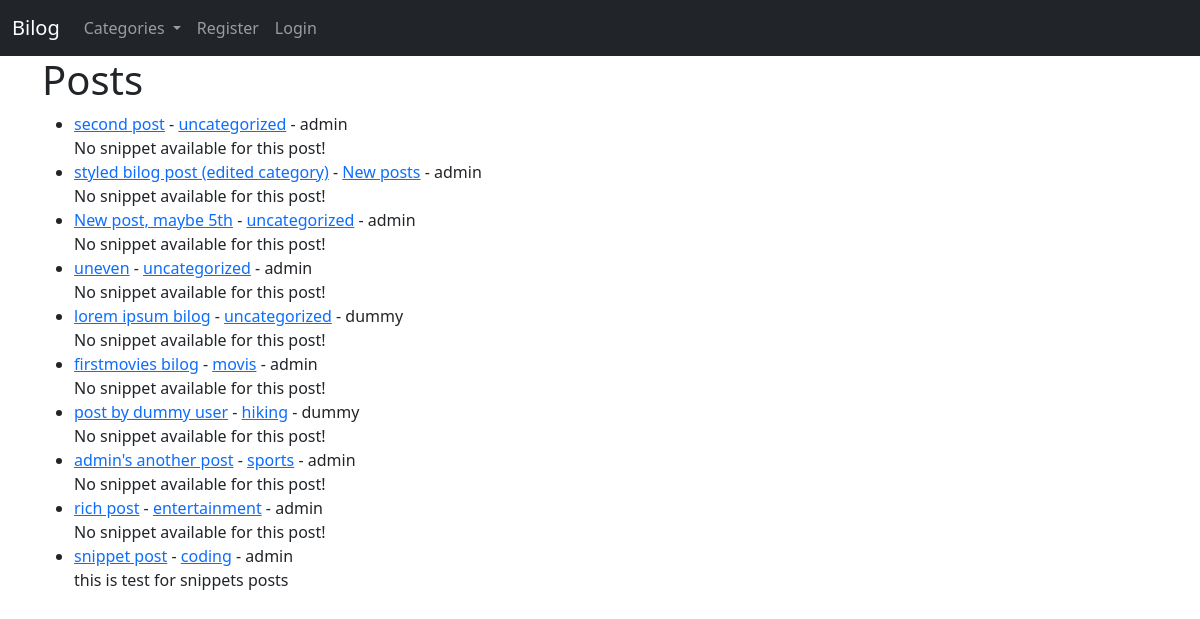
The page / on the database its author committed.
### thebilog/models.py (models this page shows, shortened)
class Post(models.Model):
    title = models.CharField(max_length=255)
    title_tag = models.CharField(max_length=255)
    author = models.ForeignKey(User, on_delete=models.CASCADE)
    body = RichTextField(blank=True, null=True)
    post_date = models.DateField(auto_now_add=True)
    category = models.CharField(max_length=255, default="uncategorized")
    snippet = models.CharField(max_length=255)
    likes = models.ManyToManyField(User, related_name='blog_post')

### thebilog/views.py (the view)
# urls.py: path('', HomeView.as_view(), name='home'),
class HomeView(ListView):
    model = Post
    template_name = 'home.html'
    ordering = ['post_date']
    def get_context_data(self, *args, **kwargs):
        cat_menu = Category.objects.all()
        context = super(HomeView, self).get_context_data( *args, **kwargs)
        context["cat_menu"] = cat_menu
        return context

### thebilog/models.py (called while the page is built)
    def __str__(self):
        return self.name

### thebilog/templates/home.html (shortened to what this page needs)
{% extends 'base.html' %}
{% block content %}
    <h1>Posts</h1>
    <ul>
    {% for post in object_list %}
        <li>
            <a href="{% url 'article-detail' post.pk %}">{{ post.title }}</a>
            - <a href="{% url 'category' post.category|slugify %}">{{ post.category }}</a>
            - {{ post.author }}
                <br/>
            {{ post.snippet }}
        </li>
    {% endfor %}
    </ul>
{% endblock %}

### thebilog/templates/base.html (shortened to what this page needs)
<!doctype html>
<html lang="en">
<head>
    <link href="https://cdn.jsdelivr.net/npm/bootstrap@5.0.0-beta1/dist/css/bootstrap.min.css" rel="stylesheet"
>
</head>
<body>
    <nav class="navbar navbar-expand-lg navbar-dark bg-dark">
        <div class="container-fluid">
            <a class="navbar-brand" href="{% url 'home' %}">Bilog</a>
            <div class="collapse navbar-collapse" id="navbarSupportedContent">
                <ul class="navbar-nav me-auto mb-2 mb-lg-0">
                    {% if cat_menu %}
                        <li class="nav-item dropdown">
                            <a class="nav-link dropdown-toggle" href="#" id="navbarDropdown" role="button"
                                data-bs-toggle="dropdown" aria-expanded="false">
                                Categories
                            </a>
                        </li>
                    {% else %}
                        <li class="nav-item">
                            <a class="nav-link" href="{% url 'category-list' %}">Categories</a>
                        </li>
                    {% endif %}
                    {% if user.is_authenticated %}
                    <li class="nav-item">
                        <a class="nav-link" href="{% url 'add-post' %}">Add Bilog</a>
                    </li>
                    <li class="nav-item">
                        <a class="nav-link" href="{% url 'add-category' %}">Add Category</a>
                    </li>
                    <li class="nav-item">
                        <a class="nav-link" href="{% url 'logout' %}">Logout</a>
                    </li>
                    <li class="nav-item">
                        <a class="nav-link" href="{% url 'edit-profile' %}">Edit Profile</a>
                    </li>
                    {% else %}
                    <li class="nav-item">
                        <a class="nav-link" href="{% url 'register' %}">Register</a>
                    </li>
                    <li class="nav-item">
                        <a class="nav-link" href="{% url 'login' %}">Login</a>
                    </li>
                    {% endif %}
                </ul>
            </div>
        </div>
    </nav>
    <div class="container">
        {% block content %}
        {% endblock %}
    </div>
</body>
</html>

### rows shown on the page
Post: title "second post", category "uncategorized", author "admin", snippet "No snippet available for this post!"
Post: title "styled bilog post (edited category)", category "New posts", author "admin", snippet "No snippet available for this post!"
Post: title "New post, maybe 5th", category "uncategorized", author "admin", snippet "No snippet available for this post!"
Post: title "uneven", category "uncategorized", author "admin", snippet "No snippet available for this post!"
Post: title "lorem ipsum bilog", category "uncategorized", author "dummy", snippet "No snippet available for this post!"
Post: title "firstmovies bilog", category "movis", author "admin", snippet "No snippet available for this post!"
Post: title "post by dummy user", category "hiking", author "dummy", snippet "No snippet available for this post!"
Post: title "admin's another post", category "sports", author "admin", snippet "No snippet available for this post!"
Post: title "rich post", category "entertainment", author "admin", snippet "No snippet available for this post!"
Post: title "snippet post", category "coding", author "admin", snippet "this is test for snippets posts"
